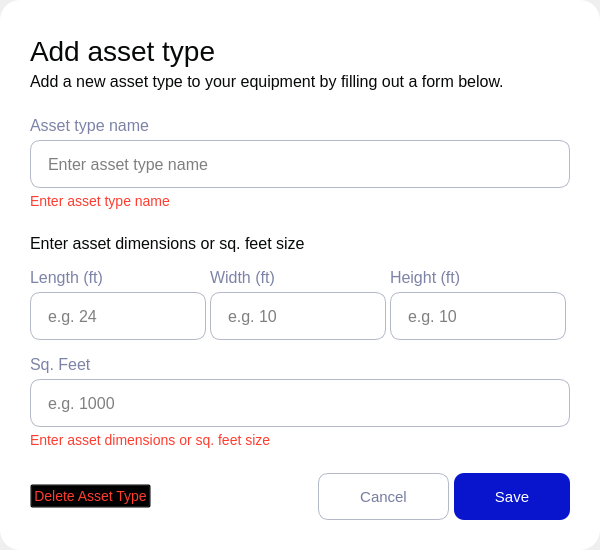
        <widget class="QWidget" name="asset_type_page">
         <layout class="QVBoxLayout" name="asset_type_layout">
          <property name="spacing">
           <number>0</number>
          </property>
          <property name="leftMargin">
           <number>0</number>
          </property>
          <property name="topMargin">
           <number>0</number>
          </property>
          <property name="rightMargin">
           <number>0</number>
          </property>
          <property name="bottomMargin">
           <number>0</number>
          </property>
          <item alignment="Qt::AlignHCenter|Qt::AlignVCenter">
           <widget class="QFrame" name="asset_type_main_frame">
            <property name="minimumSize">
             <size>
              <width>0</width>
              <height>0</height>
             </size>
            </property>
            <property name="maximumSize">
             <size>
              <width>16777215</width>
              <height>16777215</height>
             </size>
            </property>
            <property name="styleSheet">
             <string notr="true">QFrame {
	border-radius: 20px;
	background-color: rgb(255, 255, 255);
}

QLineEdit {
	min-width: 508px;
	min-height: 46px;
	max-width: 508px;
	max-height: 46px;
	border-radius: 10px;
	border: 1px solid #B5B8C7;
	padding-left: 15px;
	padding-right: 15px;
	font-size: 16px;
}

QLineEdit:hover {
	border: 1px solid #0915CC;
	background-color: #F2F3F6;
}

QLineEdit:focus {
	border: 1px solid #0915CC;
	background-color: #F2F3F6;
}

QLineEdit[error=true] {
	border: 1px solid #FF3C2F;
}

#asset_type_header{
	font-size: 28px;
	color: #070808;
	margin-bottom: 5px;
}

#asset_type_text, #asset_type_text_2 {
	font-size: 16px;
	color: #070808;
	margin-bottom: 25px;
}

#error_asset_type_name, #error_dimension {
	margin-top: 5px;
	font-size: 14px;
	color: #FF3C2F;
}

#asset_type_name_label, #sq_feet_label {
	font-size: 16px;
	color: #7C83A7;
	margin-bottom: 5px;
}</string>
            </property>
            <property name="frameShape">
             <enum>QFrame::NoFrame</enum>
            </property>
            <property name="frameShadow">
             <enum>QFrame::Raised</enum>
            </property>
            <layout class="QVBoxLayout" name="asset_type_main_layout">
             <property name="spacing">
              <number>0</number>
             </property>
             <property name="leftMargin">
              <number>30</number>
             </property>
             <property name="topMargin">
              <number>35</number>
             </property>
             <property name="rightMargin">
              <number>30</number>
             </property>
             <property name="bottomMargin">
              <number>30</number>
             </property>
             <item>
              <widget class="QLabel" name="asset_type_header">
               <property name="styleSheet">
                <string notr="true"/>
               </property>
               <property name="text">
                <string>Add asset type</string>
               </property>
               <property name="textFormat">
                <enum>Qt::AutoText</enum>
               </property>
               <property name="alignment">
                <set>Qt::AlignJustify|Qt::AlignVCenter</set>
               </property>
               <property name="margin">
                <number>0</number>
               </property>
               <property name="indent">
                <number>-1</number>
               </property>
              </widget>
             </item>
             <item>
              <widget class="QLabel" name="asset_type_text">
               <property name="styleSheet">
                <string notr="true"/>
               </property>
               <property name="text">
                <string>Add a new asset type to your equipment by filling out a form below.</string>
               </property>
               <property name="alignment">
                <set>Qt::AlignJustify|Qt::AlignVCenter</set>
               </property>
              </widget>
             </item>
             <item>
              <widget class="QLabel" name="asset_type_name_label">
               <property name="styleSheet">
                <string notr="true">margin-bottom: 5px;</string>
               </property>
               <property name="text">
                <string>Asset type name</string>
               </property>
               <property name="alignment">
                <set>Qt::AlignJustify|Qt::AlignVCenter</set>
               </property>
              </widget>
             </item>
             <item>
              <widget class="QLineEdit" name="asset_type_name_input">
               <property name="enabled">
                <bool>true</bool>
               </property>
               <property name="sizePolicy">
                <sizepolicy hsizetype="Fixed" vsizetype="Fixed">
                 <horstretch>0</horstretch>
                 <verstretch>0</verstretch>
                </sizepolicy>
               </property>
               <property name="minimumSize">
                <size>
                 <width>540</width>
                 <height>48</height>
                </size>
               </property>
               <property name="maximumSize">
                <size>
                 <width>540</width>
                 <height>48</height>
                </size>
               </property>
               <property name="layoutDirection">
                <enum>Qt::LeftToRight</enum>
               </property>
               <property name="styleSheet">
                <string notr="true"/>
               </property>
               <property name="text">
                <string/>
               </property>
               <property name="alignment">
                <set>Qt::AlignLeading|Qt::AlignLeft|Qt::AlignVCenter</set>
               </property>
               <property name="placeholderText">
                <string>Enter asset type name</string>
               </property>
              </widget>
             </item>
             <item>
              <widget class="QLabel" name="error_asset_type_name">
               <property name="focusPolicy">
                <enum>Qt::NoFocus</enum>
               </property>
               <property name="styleSheet">
                <string notr="true"/>
               </property>
               <property name="text">
                <string>Enter asset type name</string>
               </property>
               <property name="alignment">
                <set>Qt::AlignJustify|Qt::AlignVCenter</set>
               </property>
              </widget>
             </item>
             <item>
              <widget class="QLabel" name="asset_type_text_2">
               <property name="styleSheet">
                <string notr="true">margin-bottom: 0px;
margin-top: 25px;</string>
               </property>
               <property name="text">
                <string>Enter asset dimensions or sq. feet size</string>
               </property>
               <property name="alignment">
                <set>Qt::AlignJustify|Qt::AlignVCenter</set>
               </property>
              </widget>
             </item>
             <item>
              <widget class="QFrame" name="asset_type_dimension_frame">
               <property name="styleSheet">
                <string notr="true">QLineEdit {
	min-width: 144px;
	min-height: 46px;
	max-width: 144px;
	max-height: 46px;
}

QLabel {
	font-size: 16px;
	color: #7C83A7;
}</string>
               </property>
               <property name="frameShape">
                <enum>QFrame::NoFrame</enum>
               </property>
               <property name="frameShadow">
                <enum>QFrame::Raised</enum>
               </property>
               <layout class="QHBoxLayout" name="asset_type_dimension_layout">
                <property name="spacing">
                 <number>0</number>
                </property>
                <property name="leftMargin">
                 <number>0</number>
                </property>
                <property name="topMargin">
                 <number>15</number>
                </property>
                <property name="rightMargin">
                 <number>0</number>
                </property>
                <property name="bottomMargin">
                 <number>15</number>
                </property>
                <item>
                 <widget class="QFrame" name="length_frame">
                  <property name="frameShape">
                   <enum>QFrame::NoFrame</enum>
                  </property>
                  <property name="frameShadow">
                   <enum>QFrame::Raised</enum>
                  </property>
                  <layout class="QVBoxLayout" name="length_layout">
                   <property name="spacing">
                    <number>5</number>
                   </property>
                   <property name="leftMargin">
                    <number>0</number>
                   </property>
                   <property name="topMargin">
                    <number>0</number>
                   </property>
                   <property name="rightMargin">
                    <number>0</number>
                   </property>
                   <property name="bottomMargin">
                    <number>0</number>
                   </property>
                   <item>
                    <widget class="QLabel" name="length_label">
                     <property name="text">
                      <string>Length (ft)</string>
                     </property>
                    </widget>
                   </item>
                   <item>
                    <widget class="QLineEdit" name="length_input">
                     <property name="placeholderText">
                      <string>e.g. 24</string>
                     </property>
                    </widget>
                   </item>
                  </layout>
                 </widget>
                </item>
                <item>
                 <widget class="QFrame" name="width_frame">
                  <property name="frameShape">
                   <enum>QFrame::NoFrame</enum>
                  </property>
                  <property name="frameShadow">
                   <enum>QFrame::Raised</enum>
                  </property>
                  <layout class="QVBoxLayout" name="width_layout">
                   <property name="spacing">
                    <number>5</number>
                   </property>
                   <property name="leftMargin">
                    <number>0</number>
                   </property>
                   <property name="topMargin">
                    <number>0</number>
                   </property>
                   <property name="rightMargin">
                    <number>0</number>
                   </property>
                   <property name="bottomMargin">
                    <number>0</number>
                   </property>
                   <item>
                    <widget class="QLabel" name="width_label">
                     <property name="text">
                      <string>Width (ft)</string>
                     </property>
                    </widget>
                   </item>
                   <item>
                    <widget class="QLineEdit" name="width_input">
                     <property name="placeholderText">
                      <string>e.g. 10</string>
                     </property>
                    </widget>
                   </item>
                  </layout>
                 </widget>
                </item>
                <item>
                 <widget class="QFrame" name="height_frame">
                  <property name="frameShape">
                   <enum>QFrame::NoFrame</enum>
                  </property>
                  <property name="frameShadow">
                   <enum>QFrame::Raised</enum>
                  </property>
                  <layout class="QVBoxLayout" name="height_layout">
                   <property name="spacing">
                    <number>5</number>
                   </property>
                   <property name="leftMargin">
                    <number>0</number>
                   </property>
                   <property name="topMargin">
                    <number>0</number>
                   </property>
                   <property name="rightMargin">
                    <number>0</number>
                   </property>
                   <property name="bottomMargin">
                    <number>0</number>
                   </property>
                   <item>
                    <widget class="QLabel" name="heigth_label">
                     <property name="text">
                      <string>Height (ft)</string>
                     </property>
                    </widget>
                   </item>
                   <item>
                    <widget class="QLineEdit" name="height_input">
                     <property name="placeholderText">
                      <string>e.g. 10</string>
                     </property>
                    </widget>
                   </item>
                  </layout>
                 </widget>
                </item>
               </layout>
              </widget>
             </item>
             <item>
              <widget class="QLabel" name="sq_feet_label">
               <property name="styleSheet">
                <string notr="true"/>
               </property>
               <property name="text">
                <string>Sq. Feet</string>
               </property>
               <property name="alignment">
                <set>Qt::AlignJustify|Qt::AlignVCenter</set>
               </property>
              </widget>
             </item>
             <item>
              <widget class="QLineEdit" name="sq_feet_input">
               <property name="enabled">
                <bool>true</bool>
               </property>
               <property name="sizePolicy">
                <sizepolicy hsizetype="Fixed" vsizetype="Fixed">
                 <horstretch>0</horstretch>
                 <verstretch>0</verstretch>
                </sizepolicy>
               </property>
               <property name="minimumSize">
                <size>
                 <width>540</width>
                 <height>48</height>
                </size>
               </property>
               <property name="maximumSize">
                <size>
                 <width>540</width>
                 <height>48</height>
                </size>
               </property>
               <property name="layoutDirection">
                <enum>Qt::LeftToRight</enum>
               </property>
               <property name="styleSheet">
                <string notr="true"/>
               </property>
               <property name="text">
                <string/>
               </property>
               <property name="echoMode">
                <enum>QLineEdit::Normal</enum>
               </property>
               <property name="alignment">
                <set>Qt::AlignLeading|Qt::AlignLeft|Qt::AlignVCenter</set>
               </property>
               <property name="placeholderText">
                <string>e.g. 1000</string>
               </property>
              </widget>
             </item>
             <item>
              <widget class="QLabel" name="error_dimension">
               <property name="focusPolicy">
                <enum>Qt::NoFocus</enum>
               </property>
               <property name="styleSheet">
                <string notr="true"/>
               </property>
               <property name="text">
                <string>Enter asset dimensions or sq. feet size</string>
               </property>
               <property name="alignment">
                <set>Qt::AlignJustify|Qt::AlignVCenter</set>
               </property>
              </widget>
             </item>
             <item>
              <widget class="QFrame" name="asset_type_bottom_frame">
               <property name="frameShape">
                <enum>QFrame::NoFrame</enum>
               </property>
               <property name="frameShadow">
                <enum>QFrame::Raised</enum>
               </property>
               <layout class="QHBoxLayout" name="asset_type_bottom_layout" stretch="0,0">
                <property name="spacing">
                 <number>0</number>
                </property>
                <property name="leftMargin">
                 <number>0</number>
                </property>
                <property name="topMargin">
                 <number>25</number>
                </property>
                <property name="rightMargin">
                 <number>0</number>
                </property>
                <property name="bottomMargin">
                 <number>0</number>
                </property>
                <item alignment="Qt::AlignLeft">
                 <widget class="QPushButton" name="asset_type_delete">
                  <property name="styleSheet">
                   <string notr="true">QPushButton {
	background: transparent;
	font-size: 14px;
	color: #FF3C2F;
	qproperty-icon: url(:/image/delete_acc_icon_hover_red.svg);
}

QPushButton:hover {
	text-decoration: underline;
}</string>
                  </property>
                  <property name="text">
                   <string>Delete Asset Type</string>
                  </property>
                  <property name="iconSize">
                   <size>
                    <width>24</width>
                    <height>24</height>
                   </size>
                  </property>
                 </widget>
                </item>
                <item alignment="Qt::AlignRight">
                 <widget class="QFrame" name="asset_type_button_frame">
                  <property name="frameShape">
                   <enum>QFrame::NoFrame</enum>
                  </property>
                  <property name="frameShadow">
                   <enum>QFrame::Raised</enum>
                  </property>
                  <layout class="QHBoxLayout" name="asset_type_button_layout">
                   <property name="spacing">
                    <number>5</number>
                   </property>
                   <property name="leftMargin">
                    <number>0</number>
                   </property>
                   <property name="topMargin">
                    <number>0</number>
                   </property>
                   <property name="rightMargin">
                    <number>0</number>
                   </property>
                   <property name="bottomMargin">
                    <number>0</number>
                   </property>
                   <item>
                    <widget class="QPushButton" name="cancel_asset_type_butt">
                     <property name="cursor">
                      <cursorShape>PointingHandCursor</cursorShape>
                     </property>
                     <property name="styleSheet">
                      <string notr="true">QPushButton {
	min-width: 129px;
	min-height: 45px;
	max-width: 129px;
	max-height: 45px;
	border-radius: 10px;
	border: 1px solid #B5B8C7;
	font-size: 15px;
	color: #FFFFFF;
	color: #757C9F;
}

QPushButton:hover {
	color: #0915CC;
	border: 1px solid #0915CC;
}</string>
                     </property>
                     <property name="text">
                      <string>Cancel</string>
                     </property>
                    </widget>
                   </item>
                   <item>
                    <widget class="QPushButton" name="add_asset_type_butt">
                     <property name="cursor">
                      <cursorShape>PointingHandCursor</cursorShape>
                     </property>
                     <property name="styleSheet">
                      <string notr="true">QPushButton {
	min-width: 116px;
	min-height: 47px;
	max-width: 116px;
	max-height: 47px;
	border-radius: 10px;
	font-size: 15px;
	color: #FFFFFF;
	background: #0915CC;
}

QPushButton:hover {
background: rgba(9, 21, 204, 0.8);
}</string>
                     </property>
                     <property name="text">
                      <string>Save</string>
                     </property>
                    </widget>
                   </item>
                  </layout>
                 </widget>
                </item>
               </layout>
              </widget>
             </item>
            </layout>
           </widget>
          </item>
         </layout>
        </widget>
